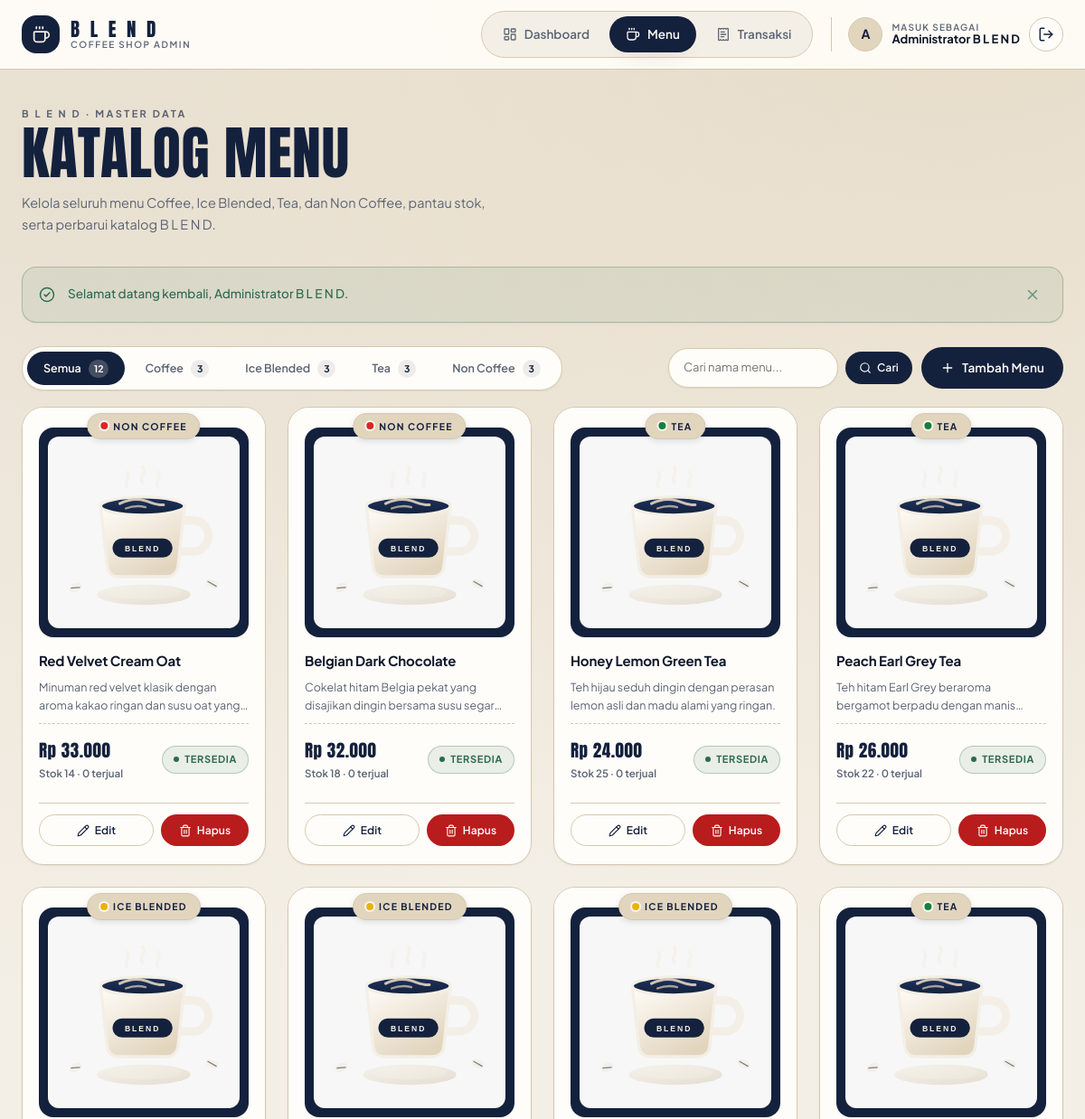
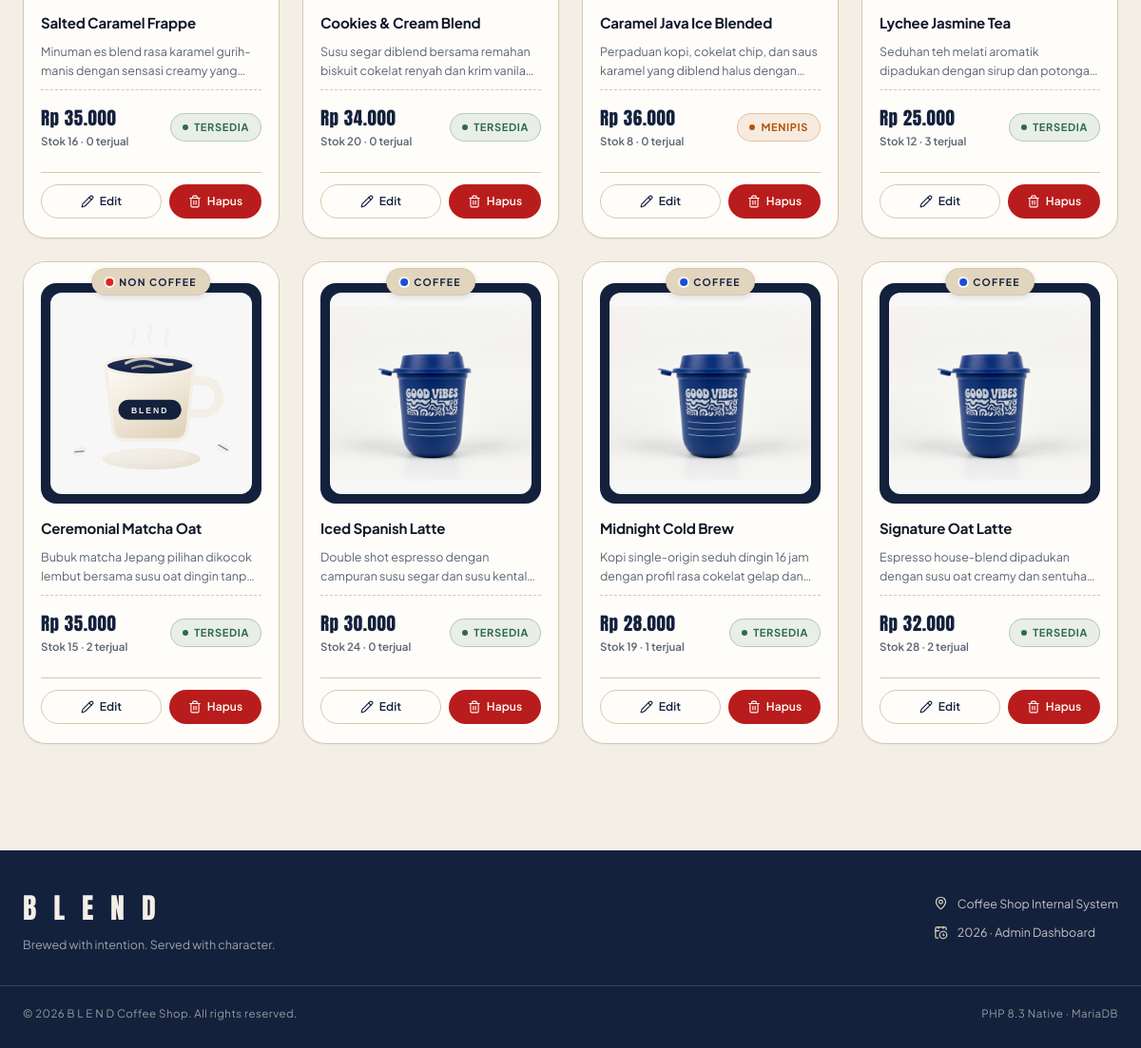
Page /menu.php (signed in) on the committed database (2 pictures, top to bottom).
### tables this page shows
CREATE TABLE `menu` (
  `id_menu` INT NOT NULL AUTO_INCREMENT,
  `nama_menu` VARCHAR(100) NOT NULL,
  `kategori` ENUM('Coffee', 'Ice Blended', 'Tea', 'Non Coffee') NOT NULL,
  `deskripsi` TEXT NOT NULL,
  `stok` INT NOT NULL DEFAULT 0,
  `harga` INT NOT NULL,
  `gambar` VARCHAR(255) NOT NULL DEFAULT 'default.jpg',
  `created_at` TIMESTAMP DEFAULT CURRENT_TIMESTAMP,
  PRIMARY KEY (`id_menu`)
);

### includes/functions.php (called while the page is built, shortened)
<?php
function e(mixed $nilai): string
{
    return htmlspecialchars((string) $nilai, ENT_QUOTES, 'UTF-8');
}
function formatRupiah(int|float|string|null $angka): string
{
    return 'Rp ' . number_format((float) $angka, 0, ',', '.');
}
function getStatusStok(int $stok): array
{
    if ($stok <= 10) {
        return ['label' => 'Menipis', 'class' => 'badge--warning'];
    }
    return ['label' => 'Tersedia', 'class' => 'badge--success'];
}
function getMenuImageUrl(?string $gambar, string $kategori = ''): string
{
    $nama = basename(trim((string) $gambar));
    if (
        $nama !== ''
        && strcasecmp($nama, 'default.jpg') !== 0
        && is_file(DIREKTORI_GAMBAR . $nama)
    ) {
        return URL_GAMBAR . rawurlencode($nama);
    }
    $cupKategori = KATEGORI_DEFAULT_IMAGE[$kategori] ?? '';
    return GAMBAR_DEFAULT;
}
function isCupImageUrl(?string $url): bool
{
    $nama = strtolower(basename((string) parse_url((string) $url, PHP_URL_PATH)));
    foreach (KATEGORI_DEFAULT_IMAGE as $gambarKategori) {
        if ($nama === strtolower($gambarKategori)) {
            return true;
        }
    }
    return false;
}
function getKategoriDotClass(string $kategori): string
{
    return match ($kategori) {
        'Coffee'      => 'is-coffee',
        'Ice Blended' => 'is-ice-blended',
        'Tea'         => 'is-tea',
        'Non Coffee'  => 'is-non-coffee',
        default       => '',
    };
}

### menu.php (the view, shortened to what this page needs)
<?php
require_once __DIR__ . '/config/koneksi.php';
require_once __DIR__ . '/includes/functions.php';
$kategoriDipilih = trim((string) ($_GET['kategori'] ?? ''));
$kataKunci       = trim((string) ($_GET['q'] ?? ''));
$sql = 'SELECT m.id_menu, m.nama_menu, m.kategori, m.deskripsi, m.stok, m.harga, m.gambar, m.created_at,
               COALESCE(SUM(t.jumlah), 0) AS total_terjual
        FROM menu m
        LEFT JOIN transaksi t ON t.id_menu = m.id_menu';
$sql .= ' GROUP BY m.id_menu, m.nama_menu, m.kategori, m.deskripsi, m.stok, m.harga, m.gambar, m.created_at
          ORDER BY m.created_at DESC, m.id_menu DESC';
$daftarMenu = [];
$stmt       = mysqli_prepare($koneksi, $sql);
if ($stmt !== false) {
    mysqli_stmt_execute($stmt);
    $hasil = mysqli_stmt_get_result($stmt);
    if ($hasil !== false) {
        while ($baris = mysqli_fetch_assoc($hasil)) {
            $daftarMenu[] = $baris;
        }
    }
}
$jumlahKategori = array_fill_keys(KATEGORI_MENU, 0);
$jumlahSemua    = 0;
$hasilHitung    = mysqli_query($koneksi, 'SELECT kategori, COUNT(*) AS total FROM menu GROUP BY kategori');
if ($hasilHitung !== false) {
    while ($barisHitung = mysqli_fetch_assoc($hasilHitung)) {
        $kunci = (string) $barisHitung['kategori'];
        if (array_key_exists($kunci, $jumlahKategori)) {
            $jumlahKategori[$kunci] = (int) $barisHitung['total'];
        }
        $jumlahSemua += (int) $barisHitung['total'];
    }
}
$buatUrlFilter = static function (string $kategori) use ($kataKunci): string {
    $query = [];
    if ($kategori !== '') {
        $query['kategori'] = $kategori;
    }
    if ($kataKunci !== '') {
        $query['q'] = $kataKunci;
    }
    return 'menu.php' . ($query !== [] ? '?' . http_build_query($query) : '');
};
$tabFilter = ['' => 'Semua'];
foreach (KATEGORI_MENU as $namaKategori) {
    $tabFilter[$namaKategori] = $namaKategori;
}
require_once __DIR__ . '/includes/header.php';
?>
<div class="page-actions">
    <nav class="filter-tabs" aria-label="Filter kategori menu">
        <?php foreach ($tabFilter as $nilaiKategori => $labelKategori): ?>
            <?php
            $jumlahTab = $nilaiKategori === '' ? $jumlahSemua : ($jumlahKategori[$nilaiKategori] ?? 0);
            $isAktif   = $kategoriDipilih === $nilaiKategori;
            ?>
            <a class="filter-tabs__link <?= $isAktif ? 'is-active' : '' ?>"
               href="<?= e($buatUrlFilter($nilaiKategori)) ?>"
               <?= $isAktif ? 'aria-current="page"' : '' ?>>
                <?= e($labelKategori) ?>
                <span class="filter-tabs__count"><?= e($jumlahTab) ?></span>
            </a>
        <?php endforeach; ?>
    </nav>
    <div class="page-actions__right">
        <form class="search-form" method="get" action="menu.php" role="search">
            <input
                class="search-form__input"
                type="search"
                id="pencarian-menu"
                name="q"
                value="<?= e($kataKunci) ?>"
                placeholder="Cari nama menu..."
                autocomplete="off"
            >
            <button class="btn btn--sm" type="submit">
                <i data-lucide="search" aria-hidden="true"></i>
                Cari
            </button>
        </form>
        <a class="btn" href="menu_tambah.php">
            <i data-lucide="plus" aria-hidden="true"></i>
            Tambah Menu
        </a>
    </div>
</div>
<?php if ($daftarMenu === []): ?>
    <div class="empty-state">
        <span class="empty-state__icon"><i data-lucide="coffee" aria-hidden="true"></i></span>
        <?php if ($kataKunci !== '' || $kategoriDipilih !== ''): ?>
            <p class="empty-state__title">Menu Tidak Ditemukan</p>
            <p class="empty-state__desc">
                Tidak ada menu yang cocok dengan filter atau kata kunci pencarian Anda.
                Coba kata kunci lain atau tampilkan seluruh menu.
            </p>
            <div class="btn-group">
                <a class="btn btn--secondary btn--sm" href="menu.php">
                    <i data-lucide="rotate-ccw" aria-hidden="true"></i>
                    Reset Filter
                </a>
                <a class="btn btn--sm" href="menu_tambah.php">
                    <i data-lucide="plus" aria-hidden="true"></i>
                    Tambah Menu
                </a>
            </div>
        <?php else: ?>
            <p class="empty-state__title">Katalog Masih Kosong</p>
            <p class="empty-state__desc">
                Belum ada menu terdaftar. Tambahkan menu pertama untuk mulai membangun katalog B L E N D.
            </p>
            <a class="btn btn--sm" href="menu_tambah.php">
                <i data-lucide="plus" aria-hidden="true"></i>
                Tambah Menu
            </a>
        <?php endif; ?>
    </div>
<?php else: ?>
    <div class="menu-grid">
        <?php foreach ($daftarMenu as $menu): ?>
            <?php
            $statusStok = getStatusStok((int) $menu['stok']);
            $urlGambar  = getMenuImageUrl((string) $menu['gambar'], (string) $menu['kategori']);
            $isCupFoto  = isCupImageUrl($urlGambar);
            $konfirmasi = 'Yakin ingin menghapus menu "' . $menu['nama_menu'] . '"? Tindakan ini tidak dapat dibatalkan.';
            ?>
            <article class="menu-card">
                <div class="menu-card__media">
                    <span class="menu-card__tag">
                        <span class="kategori-dot <?= e(getKategoriDotClass((string) $menu['kategori'])) ?>" aria-hidden="true"></span>
                        <?= e($menu['kategori']) ?>
                    </span>
                    <div class="menu-card__stage">
                        <div class="menu-card__photo">
                            <img
                                class="menu-card__image<?= $isCupFoto ? ' menu-card__image--cup' : '' ?>"
                                src="<?= e($urlGambar) ?>"
                                alt="Foto <?= e($menu['nama_menu']) ?>"
                                loading="lazy"
                            >
                        </div>
                    </div>
                </div>
                <div class="menu-card__body">
                    <h3 class="menu-card__name"><?= e($menu['nama_menu']) ?></h3>
                    <p class="menu-card__desc"><?= e($menu['deskripsi']) ?></p>
                    <div class="menu-card__footer">
                        <div>
                            <p class="menu-card__price"><?= e(formatRupiah((int) $menu['harga'])) ?></p>
                            <p class="menu-card__stock">
                                Stok <?= e($menu['stok']) ?> · <?= e($menu['total_terjual']) ?> terjual
                            </p>
                        </div>
                        <span class="badge <?= e($statusStok['class']) ?>"><?= e($statusStok['label']) ?></span>
                    </div>
                    <div class="menu-card__actions">
                        <a class="btn btn--ghost btn--sm" href="menu_edit.php?id=<?= e($menu['id_menu']) ?>">
                            <i data-lucide="pencil" aria-hidden="true"></i>
                            Edit
                        </a>
                        <form class="menu-card__delete" method="post" action="menu_hapus.php">
                            <button
                                class="btn btn--danger btn--sm"
                                type="submit"
                                data-confirm-delete="<?= e($konfirmasi) ?>"
                            >
                                <i data-lucide="trash-2" aria-hidden="true"></i>
                                Hapus
                            </button>
                        </form>
                    </div>
                </div>
            </article>
        <?php endforeach; ?>
    </div>
<?php endif; ?>
<?php require_once __DIR__ . '/includes/footer.php'; ?>

### rows in the picture
menu: kategori "NON COFFEE", nama_menu "Red Velvet Cream Oat", deskripsi "Minuman red velvet klasik dengan aroma kakao ringan dan susu oat…", harga "Rp 33.000", stok "14", total_terjual "0", stok "TERSEDIA"
menu: kategori "NON COFFEE", nama_menu "Belgian Dark Chocolate", deskripsi "Cokelat hitam Belgia pekat yang disajikan dingin bersama susu…", harga "Rp 32.000", stok "18", total_terjual "0", stok "TERSEDIA"
menu: kategori "TEA", nama_menu "Honey Lemon Green Tea", deskripsi "Teh hijau seduh dingin dengan perasan lemon asli dan madu alami yang ringan.", harga "Rp 24.000", stok "25", total_terjual "0", stok "TERSEDIA"
menu: kategori "TEA", nama_menu "Peach Earl Grey Tea", deskripsi "Teh hitam Earl Grey beraroma bergamot berpadu dengan…", harga "Rp 26.000", stok "22", total_terjual "0", stok "TERSEDIA"
menu: kategori "ICE BLENDED", nama_menu "Salted Caramel Frappe", deskripsi "Minuman es blend rasa karamel gurih-manis dengan sensasi creamy…", harga "Rp 35.000", stok "16", total_terjual "0", stok "TERSEDIA"
menu: kategori "ICE BLENDED", nama_menu "Cookies & Cream Blend", deskripsi "Susu segar diblend bersama remahan biskuit cokelat renyah dan krim…", harga "Rp 34.000", stok "20", total_terjual "0", stok "TERSEDIA"
menu: kategori "ICE BLENDED", nama_menu "Caramel Java Ice Blended", deskripsi "Perpaduan kopi, cokelat chip, dan saus karamel yang diblend halus…", harga "Rp 36.000", stok "8", total_terjual "0", stok "MENIPIS"
menu: kategori "TEA", nama_menu "Lychee Jasmine Tea", deskripsi "Seduhan teh melati aromatik dipadukan dengan sirup dan…", harga "Rp 25.000", stok "12", total_terjual "3", stok "TERSEDIA"
menu: kategori "NON COFFEE", nama_menu "Ceremonial Matcha Oat", deskripsi "Bubuk matcha Jepang pilihan dikocok lembut bersama susu oat dingin…", harga "Rp 35.000", stok "15", total_terjual "2", stok "TERSEDIA"
menu: kategori "COFFEE", gambar+kategori (picture), nama_menu "Iced Spanish Latte", deskripsi "Double shot espresso dengan campuran susu segar dan susu…", harga "Rp 30.000", stok "24", total_terjual "0", stok "TERSEDIA"
menu: kategori "COFFEE", gambar+kategori (picture), nama_menu "Midnight Cold Brew", deskripsi "Kopi single-origin seduh dingin 16 jam dengan profil rasa cokelat gelap…", harga "Rp 28.000", stok "19", total_terjual "1", stok "TERSEDIA"
menu: kategori "COFFEE", gambar+kategori (picture), nama_menu "Signature Oat Latte", deskripsi "Espresso house-blend dipadukan dengan susu oat creamy dan…", harga "Rp 32.000", stok "28", total_terjual "2", stok "TERSEDIA"

### other values in the picture
$item['label'] "Dashboard"
$item['label'] "Menu"
$item['label'] "Transaksi"
mb_strtoupper(mb_substr($namaPengguna, 0, 1)) "A"
$namaPengguna "Administrator B L E N D"
$eyebrowHalaman "B L E N D · MASTER DATA"
$judulHalaman "KATALOG MENU"
$deskripsiHalaman "Kelola seluruh menu Coffee, Ice Blended, Tea, dan Non Coffee, pantau stok, serta perbarui katalog B L E N D."
$flash['pesan'] "Selamat datang kembali, Administrator B L E N D."
$labelKategori "Semua"
$jumlahTab "12"
$labelKategori "Coffee"
$jumlahTab "3"
$labelKategori "Ice Blended"
$labelKategori "Tea"
